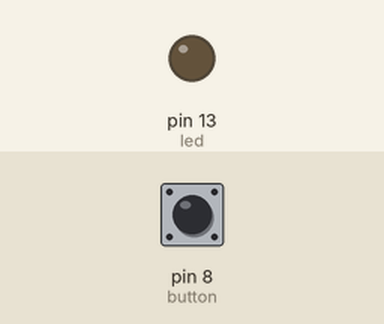
A sketch run on a simulated Arduino Uno, built with avr-gcc and run on an emulated ATmega328P. Shown: output pins drawn as LEDs (lit = HIGH). Dashed ring = blinking. The inputs (shaded band) are chosen by the test bench; at power-on: pin 8 (button) HIGH. What the sketch prints to the serial monitor is not drawn.

Above: at 1.2 s.
1.3 s: pin 8 (button) pulled LOW for 0.15 s
At 1.38 s:
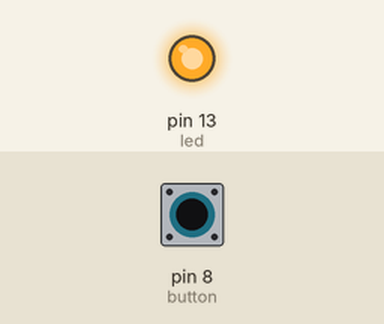
2.9 s: pin 8 (button) pulled LOW for 1 s
At 5.1 s:
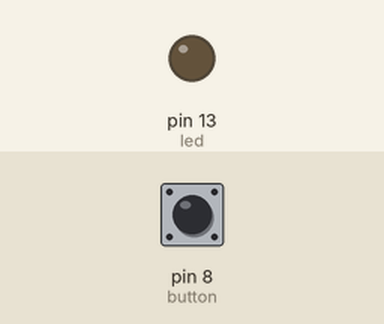
5.4 s: pin 8 (button) pulsed LOW 2 times (0.12 s each, 0.3 s apart)
At 5.46 s:
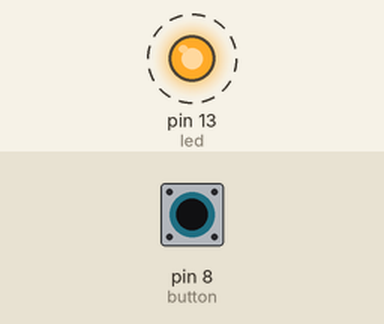
Timing chart, 0 to 8.4 s (numbered marks = the images above; inputs shaded):
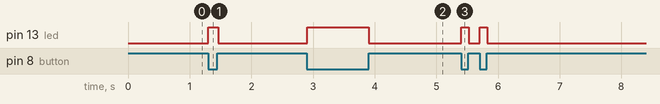

The sketch:

Master.ino
```cpp
#define button 8
#define led 13

void setup() {
  pinMode(button, INPUT_PULLUP);
  pinMode(led, OUTPUT);
  Serial.begin(9600);
}

void loop() {
 int bState = digitalRead(button);
 if (bState == LOW){
 digitalWrite(led,HIGH);
 Serial.write('A');
 delay(20);
 }
 else {
 digitalWrite(led,LOW);
 Serial.write('B');
 delay(20);
 }
}
```

Measured:
- after the input at 1.3 s, pin 13 (led): LOW → HIGH at once, → LOW 0.16 s later
- after the input at 2.9 s, pin 13 (led): LOW → HIGH at once, → LOW 1.0 s later
- after the input at 5.4 s, pin 13 (led): alternates HIGH for 0.12 s and LOW for 0.18 s, 4 changes in all, then stays LOW, starting at once
